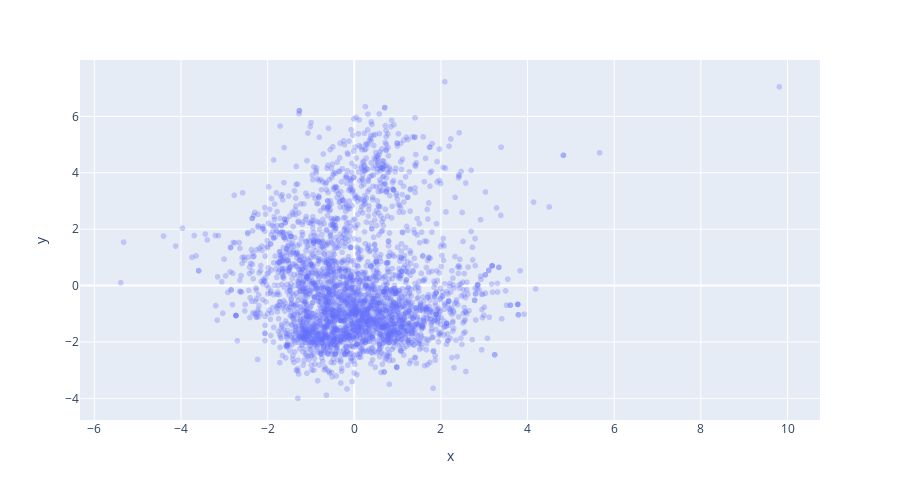

The notebook cell saved with this chart:
### Code cell
projection = pd.DataFrame(genre_embedding_pca)
plx.scatter(x=genre_embedding_pca[:,1],y=genre_embedding_pca[:,0],height=500, opacity=0.3)

### Figure 1 — Plotly figure (JSON) as saved in the notebook; plotly's stock layout.template omitted (floating-point values rounded to 4 significant figures; data arrays with more than 128 entries replaced by an {"elided": "..."} marker saying what was removed)
{"data": [{"hovertemplate": "x=%{x}<br>y=%{y}<extra></extra>", "legendgroup": "", "marker": {"color": "#636efa", "opacity": 0.3, "symbol": "circle"}, "mode": "markers", "name": "", "showlegend": false, "type": "scattergl", "x": {"elided": "2973 float values"}, "xaxis": "x", "y": {"elided": "2973 float values"}, "yaxis": "y"}], "layout": {"height": 500, "legend": {"tracegroupgap": 0}, "margin": {"t": 60}, "xaxis": {"anchor": "y", "domain": [0, 1], "title": {"text": "x"}}, "yaxis": {"anchor": "x", "domain": [0, 1], "title": {"text": "y"}}}}
